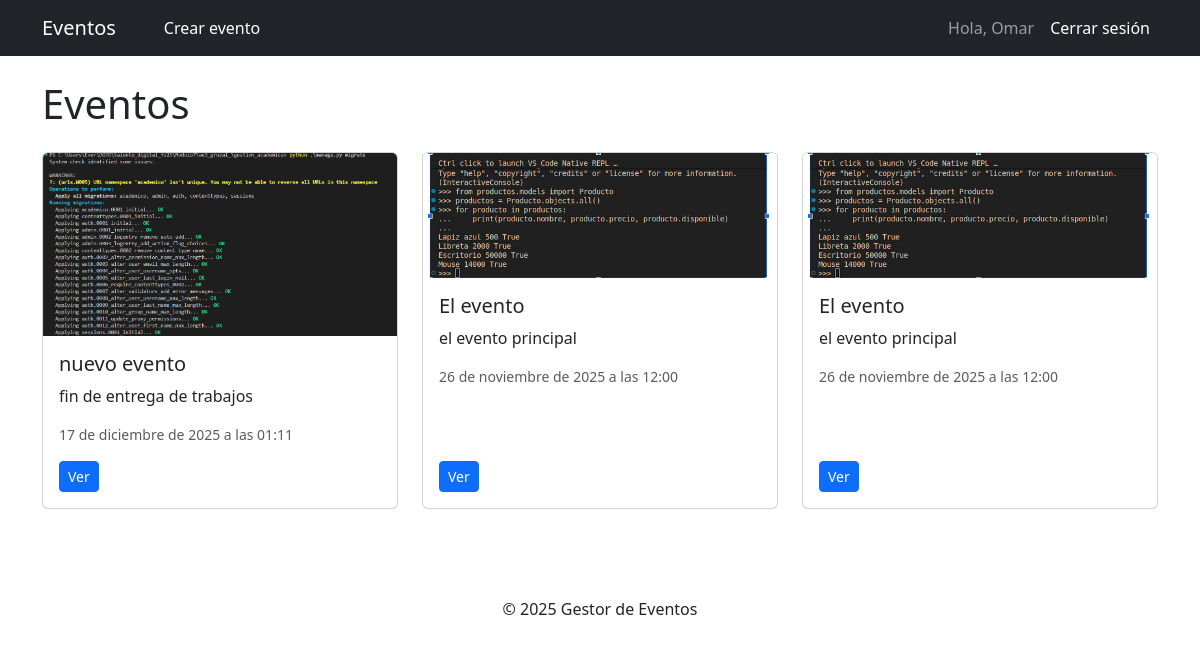
Screenshot of / (signed in) with the database file from the repository.
### eventos/models.py (models this page shows, shortened)
class Event(models.Model):
    TIPO_CHOICES = [
        ("conf", "Conferencia"),
        ("conc", "Concierto"),
        ("sem", "Seminario"),
        ("otro", "Otro"),
    ]
    titulo = models.CharField(max_length=200)
    descripcion = models.TextField()
    fecha = models.DateTimeField()
    lugar = models.CharField(max_length=200, blank=True)
    tipo = models.CharField(max_length=10, choices=TIPO_CHOICES, default="otro")
    privado = models.BooleanField(default=False)
    organizador = models.ForeignKey(
        User, on_delete=models.SET_NULL, null=True, blank=True, related_name="eventos_organizados"
    )
    participantes = models.ManyToManyField(User, related_name="eventos_asistidos", blank=True)
    imagen = models.ImageField(upload_to="eventos/", null=True, blank=True)
    creado = models.DateTimeField(auto_now_add=True)
    actualizado = models.DateTimeField(auto_now=True)
    class Meta:
        permissions = [
            ("can_view_private", "Puede ver eventos privados"),
        ]

### eventos/views.py (the view)
# urls.py: path("", EventListView.as_view(), name="listado"),
class EventListView(ListView):
    model = Event
    template_name = "eventos/event_list.html"
    context_object_name = "eventos"
    paginate_by = 10
    def get_queryset(self):
        qs = Event.objects.order_by("-fecha")
        user = self.request.user
        if user.is_authenticated:
            if user.is_superuser or user.has_perm("eventos.can_view_private"):
                return qs
            return qs.filter(
                dj_models.Q(privado=False)
                | dj_models.Q(organizador=user)
                | dj_models.Q(participantes=user)
            )
        return qs.filter(privado=False)

### eventos/templates/eventos/event_list.html (shortened to what this page needs)
{% extends "base.html" %}
{% block content %}
<div class="d-flex justify-content-between align-items-center mb-3">
  <h1>Eventos</h1>
</div>
<div class="row">
  {% for evento in eventos %}
    <div class="col-md-4 mb-3">
      <div class="card h-100">
        {% if evento.imagen %}
          <img src="{{ evento.imagen.url }}" class="card-img-top">
        {% endif %}
        <div class="card-body d-flex flex-column">
          <h5 class="card-title">{{ evento.titulo }}</h5>
          <p class="card-text text-truncate">{{ evento.descripcion }}</p>
          <p class="small text-muted">{{ evento.fecha }}</p>
          <div class="mt-auto">
            <a class="btn btn-primary btn-sm" href="{% url 'eventos:detalle' evento.pk %}">Ver</a>
          </div>
        </div>
      </div>
    </div>
  {% empty %}
    <p>No hay eventos disponibles.</p>
  {% endfor %}
</div>
{% endblock %}

### templates/base.html (shortened to what this page needs)
<!DOCTYPE html>
<html lang="es">
  <head>
    <link
      href="https://cdn.jsdelivr.net/npm/bootstrap@5.3.0/dist/css/bootstrap.min.css"
      rel="stylesheet"
    />
  </head>
  <body>
    <nav class="navbar navbar-expand-lg navbar-dark bg-dark">
      <div class="container">
        <a class="navbar-brand" href="{% url 'eventos:listado' %}">Eventos</a>
  <a class="nav-link btn btn-success text-white ms-3 px-3 py-1" href="{% url 'eventos:crear' %}">
    Crear evento
  </a>
        <div class="navbar-nav ms-auto">
  {% if user.is_authenticated %}
    <span class="navbar-text me-2">Hola, {{ user.username }}</span>
    <form action="{% url 'logout' %}" method="post" class="d-inline">
      <button type="submit" class="nav-link btn btn-link p-1 m-1" style="color: #fff; text-decoration: none;">
        Cerrar sesión
      </button>
    </form>
  {% else %}
    <a class="nav-link" href="{% url 'login' %}">Iniciar sesión</a>
  {% endif %}
</div>
    </nav>
    <div class="container mt-4">
       {% block content %}{% endblock %}
    </div>
    <footer class="text-center py-4 mt-5">© 2025 Gestor de Eventos</footer>
  </body>
</html>

### rows the page displays
Event: imagen (picture), titulo "nuevo evento", descripcion "fin de entrega de trabajos", fecha "17 de diciembre de 2025 a las 01:11"
Event: imagen (picture), titulo "El evento", descripcion "el evento principal", fecha "26 de noviembre de 2025 a las 12:00"

### other values shown
{{ user.username }} "Omar"
